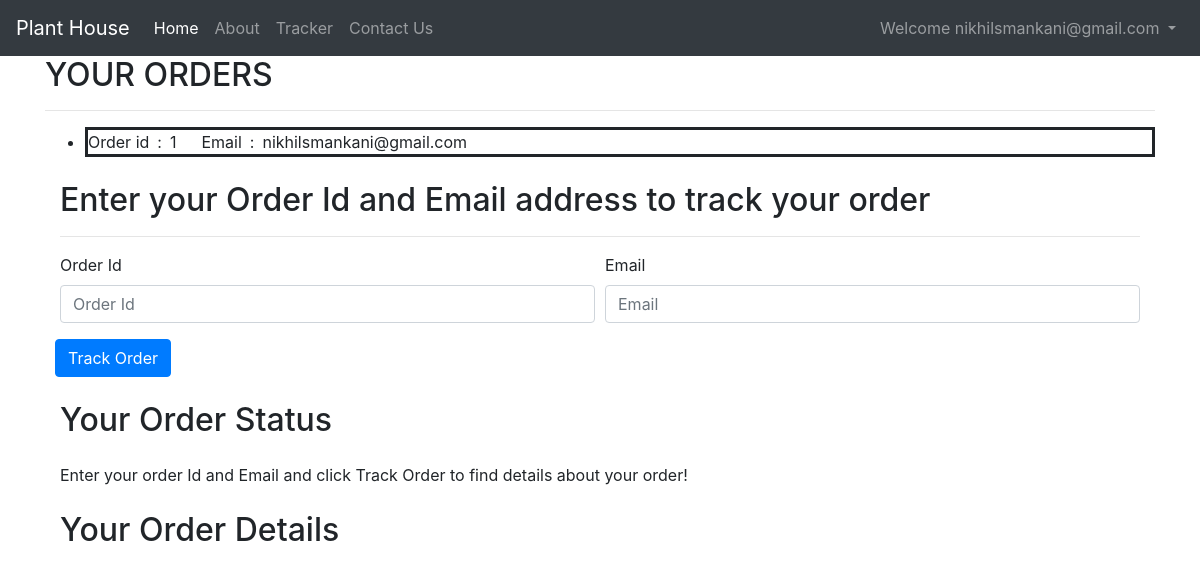
Page /shop/tracker/ (signed in) on the committed database.
### accounts/models.py (models this page shows, shortened)
class Account(AbstractBaseUser):
	email 					= models.EmailField(verbose_name="email", max_length=60, unique=True)
	username 				= models.CharField(max_length=30, unique=True)
	date_joined				= models.DateTimeField(verbose_name='date joined', auto_now_add=True)
	last_login				= models.DateTimeField(verbose_name='last login', auto_now=True)
	is_admin				= models.BooleanField(default=False)
	is_active				= models.BooleanField(default=True)
	is_staff				= models.BooleanField(default=False)
	is_superuser			= models.BooleanField(default=False)
	is_nurseryManager		= models.BooleanField(default=False)
	nursery_name			= models.CharField(max_length=50,default='',null=True,blank=True)
	USERNAME_FIELD = 'email'
	REQUIRED_FIELDS = ['username']
	objects = MyAccountManager()
	def __str__(self):
		return self.email

### shop/models.py (models this page shows, shortened)
class Orders(models.Model):
    user = models.ForeignKey(User,default=1,on_delete=models.CASCADE)
    order_id = models.AutoField(primary_key=True)
    items_json = models.CharField(max_length=5000)
    amount = models.IntegerField(default=0)
    name = models.CharField(max_length=90)
    email = models.CharField(max_length=111)
    address = models.CharField(max_length=111)
    city = models.CharField(max_length=111)
    state = models.CharField(max_length=111)
    zip_code = models.CharField(max_length=111)
    phone = models.CharField(max_length=111,default="")
    nurseries = models.ManyToManyField(Nursery)

### shop/views.py (the view, shortened to what this page needs)
# urls.py: path("tracker/",views.tracker,name="TrackingStatus"),
@login_required(login_url='/')
def tracker(request):
    orders = Orders.objects.filter(user=request.user)
    return render(request,'shop/tracker.html',{'orders':orders})

### shop/templates/shop/tracker.html (shortened to what this page needs)
{% extends 'shop/basic.html' %}
{% block body %}
<div class="container">
    <h2>YOUR ORDERS</h2>
    <hr>
    <ul>
        {% for order in orders %}
        <li style="border: solid;">Order id&ensp;:&ensp;{{order.order_id}} &ensp;&ensp; Email&ensp;:&ensp;{{order.email}} </li>
        {% endfor %}
    </ul>
</div>
<div class="container">
    <div class="col my-4">
        <h2>Enter your Order Id and Email address to track your order</h2>
        <hr>
        <form method="post" action="#" id="trackerForm">{% csrf_token %}
            <div class="form-row">
                <div class="form-group col-md-6">
                    <label for="inputname">Order Id</label>
                    <input type="text" class="form-control" id="orderId" name="orderId" placeholder="Order Id" required>
                </div>
                <div class="form-group col-md-6">
                    <label for="inputEmail4">Email</label>
                    <input type="email" class="form-control" id="email" name="email" placeholder="Email" required>
                </div>
                <button type="submit" class="btn btn-primary">Track Order</button>
            </div>
        </form>
    </div>
    <div class="col my-4">
        <h2>Your Order Status</h2>
        <div class="my-4">
            <ul class="list-group" id="items">
            	Enter your order Id and Email and click Track Order to find details about your order!
            </ul>
        </div>
        <h2>Your Order Details</h2>
    </div>
</div>
{% endblock %}

### shop/templates/shop/basic.html (shortened to what this page needs)
<!doctype html>
<html lang="en">
<head>
  <link rel="stylesheet" href="https://stackpath.bootstrapcdn.com/bootstrap/4.2.1/css/bootstrap.min.css"
>
  <link rel="stylesheet" type="text/css" href="https://stackpath.bootstrapcdn.com/font-awesome/4.7.0/css/font-awesome.min.css">
</head>
<body>
  <nav id="basicNavbar" class="navbar navbar-expand-lg navbar-dark bg-dark">
    <a class="navbar-brand" href="/shop" id="visible_mac">Plant House</a>
    <div class="collapse navbar-collapse" id="navbarSupportedContent">
      <ul class="navbar-nav mr-auto">
        <li class="nav-item active">
          <a class="nav-link" href="/shop">Home <span class="sr-only">(current)</span></a>
        </li>
        <li class="nav-item">
          <a class="nav-link" href="/shop/about">About</a>
        </li>
        <li class="nav-item">
          <a class="nav-link" href="/shop/tracker">Tracker</a>
        </li>
        <li class="nav-item">
          <a class="nav-link" href="/shop/contact">Contact Us</a>
        </li>
      </ul>
      {% if user.is_authenticated %}
      <ul class="navbar-nav ml-auto">
        <li class="nav-item dropdown">
          <a class="nav-link dropdown-toggle" href="#" id="navbarDropdown" role="button" data-toggle="dropdown"
            aria-haspopup="true" aria-expanded="false">
            Welcome {{request.user}}
          </a>
        </li>
      </ul>
      {% endif %}
    </div>
  </nav>
  {% block body %}
  {% endblock %} {% load static %}
</body>
</html>

### rows in the picture
Account: user "nikhilsmankani@gmail.com"
Orders: order_id "1", email "nikhilsmankani@gmail.com"
